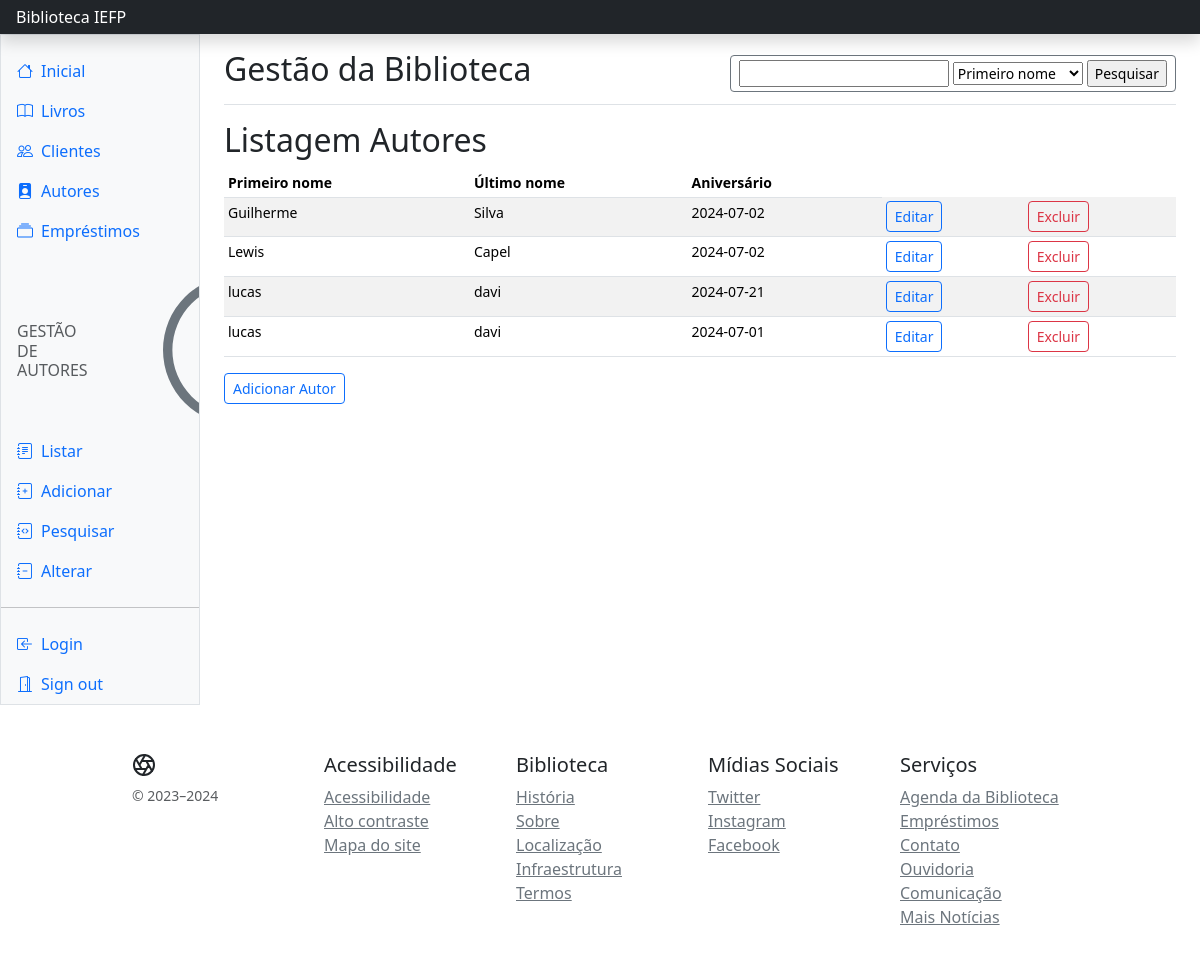
The page /autor/listar.php on the database its author committed.
### tables this page shows
CREATE TABLE `autor` (
  `autor_id` int(11) NOT NULL,
  `primeiro_nome` varchar(100) NOT NULL,
  `ultimo_nome` varchar(100) NOT NULL,
  `data_aniversario` date DEFAULT NULL
);

### autor/includes/liga_bd.php (called while the page is built, shortened)
<?php
$servidor = "localhost";
$utilizador = "root";
$senha = "";
$bd = "id22264266_bd_biblioteca";
$ligacao = mysqli_connect($servidor, $utilizador, $senha, $bd);
$sql = "SELECT * FROM autor";
$resultado = mysqli_query($ligacao, $sql) or die(mysqli_error($ligacao));
?>

### autor/listar.php (the view, shortened to what this page needs)
<?php
include_once 'includes/liga_bd.php';
include_once 'includes/view/topo.php';
include_once 'includes/view/menu.php';
?>
            <main class="col-md-9 ms-sm-auto col-lg-10 px-md-4">
                <div
                    class="d-flex justify-content-between flex-wrap flex-md-nowrap align-items-center pt-3 pb-2 mb-3 border-bottom">
                    <h1 class="h2">Gestão da Biblioteca</h1>
                    <div class="btn-toolbar mb-2 mb-md-0">
                        <form action="pesquisar.php" method="get">
                            <button type="button"
                                class="btn btn-sm btn-outline-secondary d-flex align-items-center gap-1">
                                <input type="text" name="valor" required maxlength="50">
                                <select name="campo">
                                    <option value="primeiro_nome">Primeiro nome</option>
                                </select>
                                <input type="submit" value="Pesquisar">
                            </button>
                        </form>
                    </div>
                </div>
                <h2>Listagem Autores</h2>
                <div class="table-responsive small">
                    <table class="table table-striped table-sm">
                        <thead>
                            <tr>
                                <th scope="col">Primeiro nome</th>
                                <th scope="col">Último nome</th>
                                <th scope="col">Aniversário</th>
                            </tr>
                        </thead>
                        <tbody>
                            <tr>
                            <?php
                            while ($linha = mysqli_fetch_assoc($resultado)) {
                                echo "<td>" . $linha['primeiro_nome'] . "</td>";
                                echo "<td>" . $linha['ultimo_nome'] . "</td>";
                                echo "<td>" . $linha['data_aniversario'] . "</td>";
                                echo "<td>
                                    <form action='alterar.php' method='post'>
                                        <input type='hidden' name='autor_id' value='" . $linha['autor_id'] . "'>
                                        <button type='submit' class='btn btn-sm btn-outline-primary'>Editar</button>
                                    </form>
                                </td>";
                                echo "<td>
                                    <form action='eliminar.php' method='post'>
                                        <input type='hidden' name='autor_id' value='" . $linha['autor_id'] . "'>
                                        <button type='submit' class='btn btn-sm btn-outline-danger'>Excluir</button>
                                    </form>
                                </td>";
                                echo "</tr>";
                            }
                            ?>
                        </tbody>
                    </table>
                </div>
                <a href='inserir.php'><button type="button" class='btn btn-sm btn-outline-primary'>Adicionar Autor</button></a>
            </main>
<?php
include_once 'includes/view/rodape.php';
?>

### rows shown on the page
autor: primeiro_nome "Guilherme", ultimo_nome "Silva", data_aniversario "2024-07-02"
autor: primeiro_nome "Lewis", ultimo_nome "Capel", data_aniversario "2024-07-02"
autor: primeiro_nome "lucas", ultimo_nome "davi", data_aniversario "2024-07-21"
autor: primeiro_nome "lucas", ultimo_nome "davi", data_aniversario "2024-07-01"
